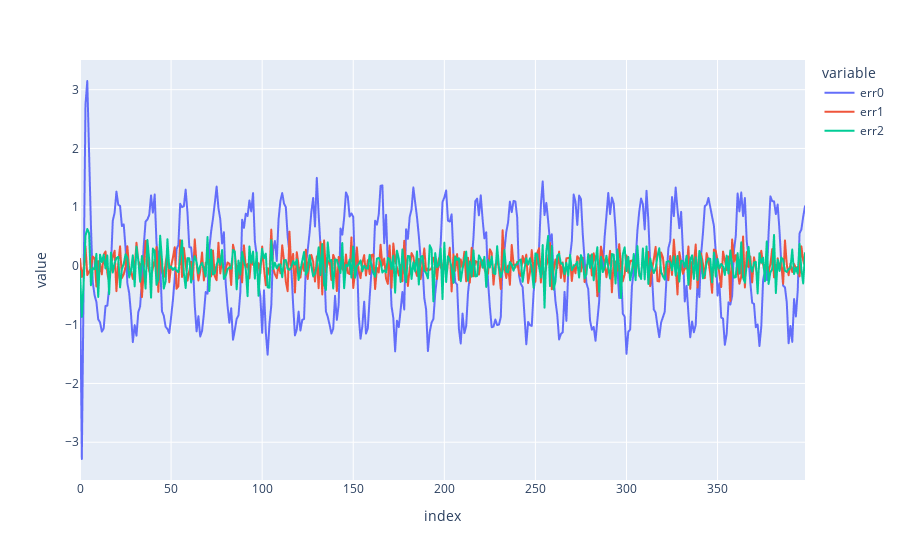

The notebook cell saved with this chart:
### Code cell
ex.line(to_df(err, 'err'))

### Figure 1 — Plotly figure (JSON) as saved in the notebook; plotly's stock layout.template omitted (floating-point values rounded to 4 significant figures; data arrays with more than 128 entries replaced by an {"elided": "..."} marker saying what was removed)
{"data": [{"hovertemplate": "variable=err0<br>index=%{x}<br>value=%{y}<extra></extra>", "legendgroup": "err0", "line": {"color": "#636efa", "dash": "solid"}, "marker": {"symbol": "circle"}, "mode": "lines", "name": "err0", "showlegend": true, "type": "scattergl", "x": {"elided": "399 int values"}, "xaxis": "x", "y": {"elided": "399 float values"}, "yaxis": "y"}, {"hovertemplate": "variable=err1<br>index=%{x}<br>value=%{y}<extra></extra>", "legendgroup": "err1", "line": {"color": "#EF553B", "dash": "solid"}, "marker": {"symbol": "circle"}, "mode": "lines", "name": "err1", "showlegend": true, "type": "scattergl", "x": {"elided": "399 int values"}, "xaxis": "x", "y": {"elided": "399 float values"}, "yaxis": "y"}, {"hovertemplate": "variable=err2<br>index=%{x}<br>value=%{y}<extra></extra>", "legendgroup": "err2", "line": {"color": "#00cc96", "dash": "solid"}, "marker": {"symbol": "circle"}, "mode": "lines", "name": "err2", "showlegend": true, "type": "scattergl", "x": {"elided": "399 int values"}, "xaxis": "x", "y": {"elided": "399 float values"}, "yaxis": "y"}], "layout": {"autosize": true, "legend": {"title": {"text": "variable"}, "tracegroupgap": 0}, "margin": {"t": 60}, "xaxis": {"anchor": "y", "autorange": true, "domain": [0, 1], "range": [0, 398], "title": {"text": "index"}, "type": "linear"}, "yaxis": {"anchor": "x", "autorange": true, "domain": [0, 1], "range": [-3.643, 3.505], "title": {"text": "value"}, "type": "linear"}}}
